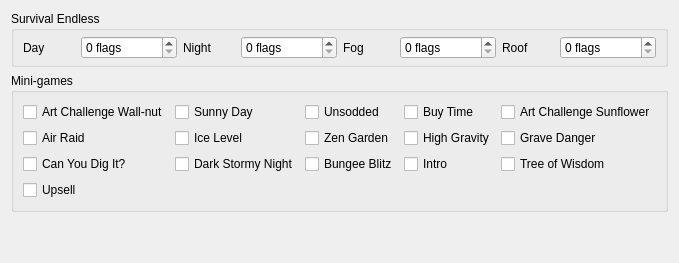
      <widget class="QWidget" name="tab_6">
       <attribute name="title">
        <string>Limbo</string>
       </attribute>
       <layout class="QVBoxLayout" name="verticalLayout_11">
        <item>
         <widget class="QGroupBox" name="groupBox_6">
          <property name="title">
           <string>Survival Endless</string>
          </property>
          <layout class="QGridLayout" name="gridLayout_13">
           <property name="topMargin">
            <number>5</number>
           </property>
           <property name="bottomMargin">
            <number>5</number>
           </property>
           <item row="0" column="0">
            <layout class="QGridLayout" name="gridLayout_12">
             <item row="0" column="3">
              <layout class="QHBoxLayout" name="horizontalLayout_20">
               <item>
                <widget class="QLabel" name="label_33">
                 <property name="text">
                  <string>Roof</string>
                 </property>
                </widget>
               </item>
               <item>
                <widget class="QSpinBox" name="l_survend_4">
                 <property name="suffix">
                  <string> flags</string>
                 </property>
                 <property name="maximum">
                  <number>2147483647</number>
                 </property>
                </widget>
               </item>
              </layout>
             </item>
             <item row="0" column="1">
              <layout class="QHBoxLayout" name="horizontalLayout_18">
               <item>
                <widget class="QLabel" name="label_29">
                 <property name="text">
                  <string>Night</string>
                 </property>
                </widget>
               </item>
               <item>
                <widget class="QSpinBox" name="l_survend_2">
                 <property name="suffix">
                  <string> flags</string>
                 </property>
                 <property name="maximum">
                  <number>2147483647</number>
                 </property>
                </widget>
               </item>
              </layout>
             </item>
             <item row="0" column="2">
              <layout class="QHBoxLayout" name="horizontalLayout_19">
               <item>
                <widget class="QLabel" name="label_31">
                 <property name="text">
                  <string>Fog</string>
                 </property>
                </widget>
               </item>
               <item>
                <widget class="QSpinBox" name="l_survend_3">
                 <property name="suffix">
                  <string> flags</string>
                 </property>
                 <property name="maximum">
                  <number>2147483647</number>
                 </property>
                </widget>
               </item>
              </layout>
             </item>
             <item row="0" column="0">
              <layout class="QHBoxLayout" name="horizontalLayout_16">
               <item>
                <widget class="QLabel" name="label_25">
                 <property name="text">
                  <string>Day</string>
                 </property>
                </widget>
               </item>
               <item>
                <widget class="QSpinBox" name="l_survend_1">
                 <property name="suffix">
                  <string> flags</string>
                 </property>
                 <property name="maximum">
                  <number>2147483647</number>
                 </property>
                </widget>
               </item>
              </layout>
             </item>
            </layout>
           </item>
          </layout>
         </widget>
        </item>
        <item>
         <widget class="QGroupBox" name="groupBox_12">
          <property name="title">
           <string>Mini-games</string>
          </property>
          <layout class="QGridLayout" name="gridLayout_26">
           <item row="0" column="0">
            <widget class="QCheckBox" name="l_mg_1">
             <property name="text">
              <string>Art Challenge Wall-nut</string>
             </property>
            </widget>
           </item>
           <item row="0" column="1">
            <widget class="QCheckBox" name="l_mg_2">
             <property name="text">
              <string>Sunny Day</string>
             </property>
            </widget>
           </item>
           <item row="0" column="2">
            <widget class="QCheckBox" name="l_mg_3">
             <property name="text">
              <string>Unsodded</string>
             </property>
            </widget>
           </item>
           <item row="0" column="3">
            <widget class="QCheckBox" name="l_mg_4">
             <property name="text">
              <string>Buy Time</string>
             </property>
            </widget>
           </item>
           <item row="0" column="4">
            <widget class="QCheckBox" name="l_mg_5">
             <property name="text">
              <string>Art Challenge Sunflower</string>
             </property>
            </widget>
           </item>
           <item row="1" column="0">
            <widget class="QCheckBox" name="l_mg_6">
             <property name="text">
              <string>Air Raid</string>
             </property>
            </widget>
           </item>
           <item row="1" column="1">
            <widget class="QCheckBox" name="l_mg_7">
             <property name="text">
              <string>Ice Level</string>
             </property>
            </widget>
           </item>
           <item row="1" column="2">
            <widget class="QCheckBox" name="l_mg_8">
             <property name="text">
              <string>Zen Garden</string>
             </property>
            </widget>
           </item>
           <item row="1" column="3">
            <widget class="QCheckBox" name="l_mg_9">
             <property name="text">
              <string>High Gravity</string>
             </property>
            </widget>
           </item>
           <item row="1" column="4">
            <widget class="QCheckBox" name="l_mg_10">
             <property name="text">
              <string>Grave Danger</string>
             </property>
            </widget>
           </item>
           <item row="2" column="0">
            <widget class="QCheckBox" name="l_mg_11">
             <property name="text">
              <string>Can You Dig It?</string>
             </property>
            </widget>
           </item>
           <item row="2" column="1">
            <widget class="QCheckBox" name="l_mg_12">
             <property name="text">
              <string>Dark Stormy Night</string>
             </property>
            </widget>
           </item>
           <item row="2" column="2">
            <widget class="QCheckBox" name="l_mg_13">
             <property name="text">
              <string>Bungee Blitz</string>
             </property>
            </widget>
           </item>
           <item row="2" column="3">
            <widget class="QCheckBox" name="l_mg_14">
             <property name="text">
              <string>Intro</string>
             </property>
            </widget>
           </item>
           <item row="2" column="4">
            <widget class="QCheckBox" name="l_mg_15">
             <property name="text">
              <string>Tree of Wisdom</string>
             </property>
            </widget>
           </item>
           <item row="3" column="0">
            <widget class="QCheckBox" name="l_mg_16">
             <property name="text">
              <string>Upsell</string>
             </property>
            </widget>
           </item>
          </layout>
         </widget>
        </item>
        <item>
         <spacer name="verticalSpacer_5">
          <property name="orientation">
           <enum>Qt::Vertical</enum>
          </property>
          <property name="sizeHint" stdset="0">
           <size>
            <width>20</width>
            <height>40</height>
           </size>
          </property>
         </spacer>
        </item>
       </layout>
      </widget>
